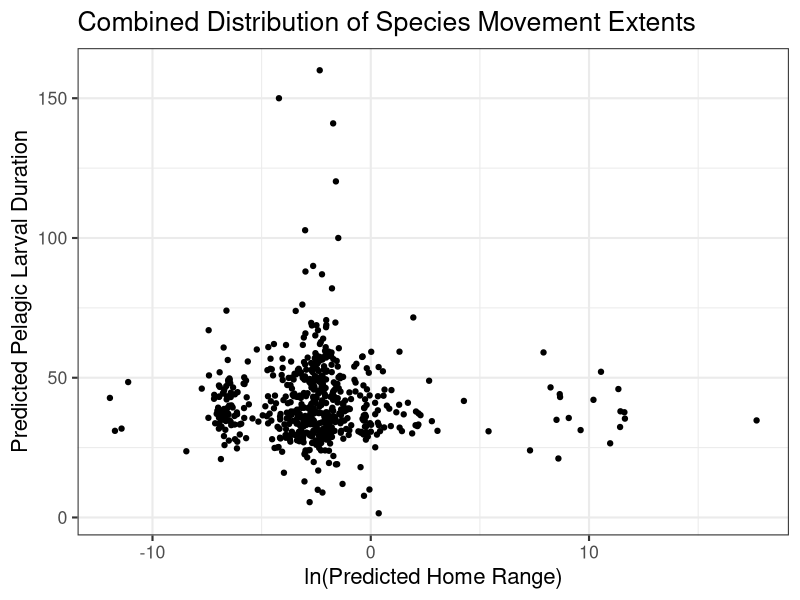

The R script that drew this image: (Note: this script raises an error after producing the figure.)
## ---- chunk 1
knitr::opts_chunk$set(echo = TRUE, message = FALSE, warning = FALSE)

library(tidyverse)
library(patchwork)
library(cowplot)
library(ggpubr)
library(ggrepel)
## ---- chunk 2
fishbase_data <- read_csv(here::here("01_data", "02_processed_data", "fishbase_data.csv"))

filled_data <- read_csv(here::here("01_data", "02_processed_data", "filled_data.csv"))

filled_data2 <- read_csv(here::here("01_data", "02_processed_data", "filled_data2.csv")) %>%
  mutate_if(is.character, as.factor)
## ---- chunk 3
# homerange vs PLD
fishbase_data_gmm <- filled_data2 %>%
  mutate(class2 = as.factor(class2))

hr_hist <- ggplot(fishbase_data_gmm, aes(log(home_range))) +
  geom_histogram() +
  theme_bw(base_size = 16) +
  labs(
    y = "Count",
    x = "ln(Predicted Home Range)"
  ) +
  ggtitle("Individual Distributions of Species Movement Extents")

pld_hist <- ggplot(fishbase_data_gmm, aes(pld)) +
  geom_histogram() +
  theme_bw(base_size = 16) +
  labs(
    y = "Count",
    x = "Predicted Pelagic Larval Duration"
  )

dist_plot <- (hr_hist / pld_hist)

p1 <- ggplot(fishbase_data_gmm, aes(log(home_range), pld)) +
  geom_jitter() +
  theme_bw(base_size = 16) +
  labs(
    y = "Predicted Pelagic Larval Duration",
    x = "ln(Predicted Home Range)"
  ) +
  ggtitle("Combined Distribution of Species Movement Extents")

p1



# gmm plot


# example_fish <- filled_data2 %>%
#   select(species, fb_name, class2, class3, magnitude_homerange, month_pld) %>%
#   filter(fb_name %in% c(
#     "Hogfish", "Yellow snapper", "Blackfin tuna", "Humphead wrasse", "Pacific red snapper",
#     "Giant seabass", "Lemon sole", "Chum salmon", "Pacific ocean perch", "Atlantic herring",
#     "Atlantic cod", "Haddock", "Atlantic salmon", "California sheephead", "Black seabream",
#     "Blue marlin", "Yellowfin tuna", "Swordfish"
#     # "Blackhead seabream", "Pink salmon", "Coho salmon", "Ghost shark", "Pollack", "Polar cod", "Sockeye salmon", "Chinook salmon"
#   ))


gmm_new_fig <- ggplot(fishbase_data_gmm, aes(magnitude_homerange, month_pld)) +
  theme_bw(base_size = 16) +
  labs(
    x = "Predicted Home Range Magnitude",
    y = "Predicted Pelgaic Larval Duration Month",
    color = "Cohort (Homerange/PLD)"
  ) +
  ylim(-0.1,6) +
  theme(legend.position = "bottom") +
  scale_color_viridis_d() +
  geom_label_repel(
    data = subset(fishbase_data_gmm, fb_name %in% c("Hogfish", "Yellow snapper", "Blackfin tuna")),
    aes(label = fb_name, color = class2),
    vjust = "outward", hjust = "outward",
    min.segment.length = 0.5,
    nudge_y = -1,
    show.legend = FALSE
  ) +
  geom_label_repel(
    data = subset(fishbase_data_gmm, fb_name %in% c("Chocolate hind", "Lingcod", "Nassau grouper")),
    aes(label = fb_name, color = class2),
    hjust = "inward",
    min.segment.length = 0.5,
    box.padding = 0.3,
    nudge_x = -2, nudge_y = -0.8,
    show.legend = FALSE
  ) +
  geom_label_repel(
    data = subset(fishbase_data_gmm, fb_name %in% c("Lemon sole", "North Pacific hake", "Yellowstripe goatfish")),
    aes(label = fb_name, color = class2),
    vjust = "outward", hjust = "outward",
    min.segment.length = 0.5,
    nudge_x = -1, nudge_y = 0.8,
    show.legend = FALSE
  ) +
  geom_label_repel(
    data = subset(fishbase_data_gmm, fb_name %in% c("Atlantic herring", "Atlantic cod", "Summer flounder")),
    aes(label = fb_name, color = class2),
    vjust = "outward", hjust = "outward",
    min.segment.length = 0.5,
    nudge_y = 0,
    show.legend = FALSE
  ) +
  geom_label_repel(
    data = subset(fishbase_data_gmm, fb_name %in% c("Great barracuda", "Giant trevally", "Black seabream")),
    aes(label = fb_name, color = class2),
    vjust = "outward", hjust = "outward",
    min.segment.length = 0.5,
    nudge_y = 1, nudge_x = 0.3,
    show.legend = FALSE
  ) +
  geom_label_repel(
    data = subset(fishbase_data_gmm, fb_name %in% c("Common snook", "Yellowfin tuna", "Swordfish")),
    aes(label = fb_name, color = clas2),
    color = "goldenrod1",
    vjust = "outward", hjust = "outward",
    min.segment.length = 30,
    nudge_y = -0.5,
    show.legend = FALSE
  ) +
  geom_jitter(aes(color = class2)) +
  ggtitle("Cohorts and Distribution of Scaled Species Movement Extents")

gmm_new_fig
#ggsave(gmm_new_fig, file = paste0("gmm_fig.png"), path = here::here("04_figs"), height = 8, width = 15)


# panel
gmm_panel <- (dist_plot | p1) / gmm_new_fig +
  plot_annotation(tag_levels = "A") +
  plot_layout(heights = c(3,4))

gmm_panel
#ggsave(gmm_panel, file = paste0("gmm_panel.pdf"), path = here::here("04_figs", "final_figs"), height = 10, width = 15)

## ---- chunk 4
missing <- miss_var_summary(fishbase_data)
missing2 <- miss_var_summary(filled_data)
missing3 <- miss_var_summary(filled_data2)

missing_fishbase_data <- fishbase_data %>% 
  dplyr::select(
    oxygen_cons, temp_range, dev_place, temp_min, temp_max,
    longevity_wild, temp_preferred, iucn_category, food_i,
  ) %>%
  rename(
    "Oxygen Consumption Rate" = oxygen_cons,
    "Temperature Range" = temp_range,
    "Place of Development" = dev_place,
    "Maximum Recorded Lifespan" = longevity_wild,
    "Optimal Temperature" = temp_preferred,
    "IUCN Category" = iucn_category,
    "Diet Items" = food_i,
    "Minimum Temperature" = temp_min,
    "Maximum Temperature" = temp_max,
  )

m1 <- gg_miss_var(missing_fishbase_data) +
  theme_bw(base_size = 16) +
  labs(y = "Missing Data Before Fills", x = "") +
  theme(axis.title.x = element_text(vjust = -1))
m1

missing_filled_data <- filled_data %>% 
  dplyr::select(
    oxygen_cons, temp_range, temp_min, temp_max,
    longevity_wild, temp_preferred, iucn_category, food_i,
  ) %>%
  rename(
    "Oxygen Consumption Rate" = oxygen_cons,
    "Temperature Range" = temp_range,
    "Maximum Recorded Lifespan" = longevity_wild,
    "Optimal Temperature" = temp_preferred,
    "IUCN Category" = iucn_category,
    "Diet Items" = food_i,
    "Minimum Temperature" = temp_min,
    "Maximum Temperature" = temp_max,
  )

m2 <- gg_miss_var(missing_filled_data) + # figure showing the missing data
  theme_bw(base_size = 16) +
  labs(y = "Missing Data After Genus-Level Fill", x = "Variable") +
  theme(axis.title.x = element_text(vjust = -1))
m2

missing_data <- filled_data2 %>%
  dplyr::select(
    oxygen_cons, temp_range, dev_place,
    longevity_wild, temp_preferred, iucn_category
  ) %>%
  rename(
    "Oxygen Consumption Rate" = oxygen_cons,
    "Temperature Range" = temp_range,
    "Place of Development" = dev_place,
    "Maximum Recorded Lifespan" = longevity_wild,
    "Optimal Temperature" = temp_preferred,
    "IUCN Category" = iucn_category
  )

m3 <- gg_miss_var(missing_data) +
  theme_bw(base_size = 16) +
  labs(y = "Missing Data After Family-Level Fill", x = "") +
  theme(axis.title.x = element_text(vjust = -1))
m3

missing_fig <- (m1 / m2 / m3) +
  plot_annotation(tag_levels = "A") &
  theme_bw(base_size = 16)
missing_fig

#ggsave(missing_fig, file = paste0("missing_data.pdf"), path = here::here("04_figs", "final_figs"), height = 12, width = 8)

## ---- chunk 5
# continuous

plot_data <- filled_data2 %>%
  mutate(
    class2 = as.factor(class2),
    class3 = as.factor(class3),
    order = as.factor(order)
  )

response <- "class2"
expl_cont <- c(
  "temp_preferred", "fecundity_mean",
  "longevity_wild", "sp_richness", "length", "kfin",
  "r_fin", "diet_troph3", "oxygen_cons", "temp_range"
)

box_data <- function(x, y) {
  ggplot(plot_data, aes(x = .data[[y]], y = .data[[x]])) +
    geom_boxplot(aes(color = .data[[y]])) +
    theme_bw() +
    coord_flip() +
    labs(
      x = "Movement Class",
      color = "Class (Homerange/PLD)"
    ) +
    scale_color_viridis_d()
}

# plots_cont <- map(expl_cont, ~ box_data(.x, "class2"))
# plots_cont
## ---- chunk 6

# significant panel
temp_plot <- box_data(x = "temp_preferred", y = "class2") +
  labs(y = "Optimal Temperature (ºC)", x = "") +
  scale_x_discrete(position = "top") +
  theme(axis.text.y = element_blank())
length_plot <- box_data(x = "length", y = "class2") +
  labs(y = "Length (cm)", x = "") +
  scale_x_discrete(position = "top")
long_plot <- box_data(x = "longevity_wild", y = "class2") +
  labs(y = "Maximum Lifespan (years)", x = "") +
  scale_x_discrete(position = "top")
diet_plot <- box_data(x = "diet_troph3", y = "class2") + 
  labs(y = "Trophic Level", x = "") +
  scale_x_discrete(position = "top") +
  theme(axis.text.y = element_blank())


kfin_plot <- box_data(x = "kfin", y = "class2") + 
  labs(y = "Carrying Capacity", x = "Movement Class") +
  scale_x_discrete(position = "top") +
  theme(axis.title.x = element_text(vjust = 0))
r_fin_plot <- box_data(x = "r_fin", y = "class2") + stat_kruskal_test(label.y = 1, label.x = 6, position = "jitter") +
  labs(y = "Growth Rate", x = "Movement Class")
oxygen_plot <- box_data(x = "oxygen_cons", y = "class2") + stat_kruskal_test(label.y = 2000, label.x = 6, position = "jitter") +
  labs(y = "Oxygen Consumption", x = "Movement Class")
temp_range_plot <- box_data(x = "temp_range", y = "class2") + stat_kruskal_test(label.y = 20, label.x = 3.5, position = "jitter") +
  labs(y = "Temperature Range", x = "Movement Class") + theme(axis.title.y = element_blank(), axis.text.y = element_blank())
fecund_plot <- box_data(x = "fecundity_mean", y = "class2") + stat_kruskal_test(label.y = 1000000, label.x = 5.5, position = "jitter") +
  labs(y = "Mean Fecundity", x = "Movement Class")
sp_rich_plot <- box_data(x = "sp_richness", y = "class2") + stat_kruskal_test(label.y = 1100, position = "jitter") +
  labs(y = "Species Richness", x = "Movement Class") + theme(axis.title.y = element_blank(), axis.text.y = element_blank())


numeric_panel <- ((temp_plot | length_plot) /
  (long_plot | diet_plot) /
  (r_fin_plot | kfin_plot) /
  (fecund_plot | sp_rich_plot) /
  (oxygen_plot | temp_range_plot)) +
  plot_layout(guides = "collect") + plot_annotation(tag_levels = "A")

numeric_panel
# ggsave(numeric_panel, file = paste0("numeric_panel.png"), path = here::here("04_figs", "individual_plots", "numeric"), height = 21, width = 14)

ind_panel <- ((temp_plot | length_plot) / (diet_plot | long_plot)) +
  plot_layout(guides = "collect") +
  plot_annotation(tag_levels = "A") &
  theme(text = element_text(size = 14), legend.position = "none")

individual_panel <- wrap_elements(ind_panel) +
  labs(tag = "Movement Cohort") +
  theme(
    plot.tag = element_text(size = 14, angle = 270),
    plot.tag.position = "right"
  )

individual_panel

#ggsave(individual_panel, file = paste0("4_trait_panel.pdf"), path = here::here("04_figs", "final_figs"), height = 8, width = 13)

## ---- chunk 7
ggsave(temp_plot, file = paste0("temp_plot.png"), path = here::here("04_figs", "individual_plots", "numeric"), height = 10, width = 10)
ggsave(fecund_plot, file = paste0("fecund_plot.png"), path = here::here("04_figs", "individual_plots", "numeric"), height = 10, width = 10)
ggsave(long_plot, file = paste0("long_plot.png"), path = here::here("04_figs", "individual_plots", "numeric"), height = 10, width = 10)
ggsave(sp_rich_plot, file = paste0("sp_rich_plot.png"), path = here::here("04_figs", "individual_plots", "numeric"), height = 10, width = 10)
ggsave(length_plot, file = paste0("length_plot.png"), path = here::here("04_figs", "individual_plots", "numeric"), height = 10, width = 10)
ggsave(kfin_plot, file = paste0("kfin_plot.png"), path = here::here("04_figs", "individual_plots", "numeric"), height = 10, width = 10)
ggsave(r_fin_plot, file = paste0("r_fin_plot.png"), path = here::here("04_figs", "individual_plots", "numeric"), height = 10, width = 10)
ggsave(diet_plot, file = paste0("diet_plot.png"), path = here::here("04_figs", "individual_plots", "numeric"), height = 10, width = 10)
ggsave(oxygen_plot, file = paste0("oxygen_plot.png"), path = here::here("04_figs", "individual_plots", "numeric"), height = 10, width = 10)
ggsave(temp_range_plot, file = paste0("temp_range_plot.png"), path = here::here("04_figs", "individual_plots", "numeric"), height = 10, width = 10)
## ---- chunk 8
# categorical

expl_cat <- c(
  "climate", "body_shape_i", "dev_place", "movement_keyword",
  "demers_pelag", "iucn_category",
  "circadian", "food_mode", "ocean", "basin"
)

scatter_data <- function(x, y) {
  ggplot(plot_data, aes(x = .data[[x]], y = .data[[y]])) +
    geom_jitter(aes(color = .data[[y]])) +
    theme_bw() +
    labs(
      y = "Movement Class",
      color = "Class (homerange/PLD)"
    ) +
    scale_color_viridis_d() +
    theme(axis.text.x = element_text(angle = 40, hjust = 1))
}

# plots_cat <- map(expl_cat, ~ scatter_data(.x, "class2"))
# plots_cat
## ---- chunk 9
body_plot <- scatter_data(x = "body_shape_i", y = "class2")
dev_plot <- scatter_data(x = "dev_place", y = "class2")
movement_plot <- scatter_data(x = "movement_keyword", y = "class2")
demers_plot <- scatter_data(x = "demers_pelag", y = "class2")
iucn_plot <- scatter_data(x = "iucn_category", y = "class2")
food_plot <- scatter_data(x = "food_mode", y = "class2")


ggsave(climate_plot, file = paste0("climate_plot.png"), path = here::here("04_figs", "individual_plots", "categorical"), height = 10, width = 10)
ggsave(body_plot, file = paste0("body_plot.png"), path = here::here("04_figs", "individual_plots", "categorical"), height = 10, width = 10)
ggsave(dev_plot, file = paste0("dev_plot.png"), path = here::here("04_figs", "individual_plots", "categorical"), height = 10, width = 10)
ggsave(movement_plot, file = paste0("movement_plot.png"), path = here::here("04_figs", "individual_plots", "categorical"), height = 10, width = 10)
ggsave(demers_plot, file = paste0("demers_plot.png"), path = here::here("04_figs", "individual_plots", "categorical"), height = 10, width = 10)
ggsave(iucn_plot, file = paste0("iucn_plot.png"), path = here::here("04_figs", "individual_plots", "categorical"), height = 10, width = 10)
ggsave(food_plot, file = paste0("food_plot.png"), path = here::here("04_figs", "individual_plots", "categorical"), height = 10, width = 10)
